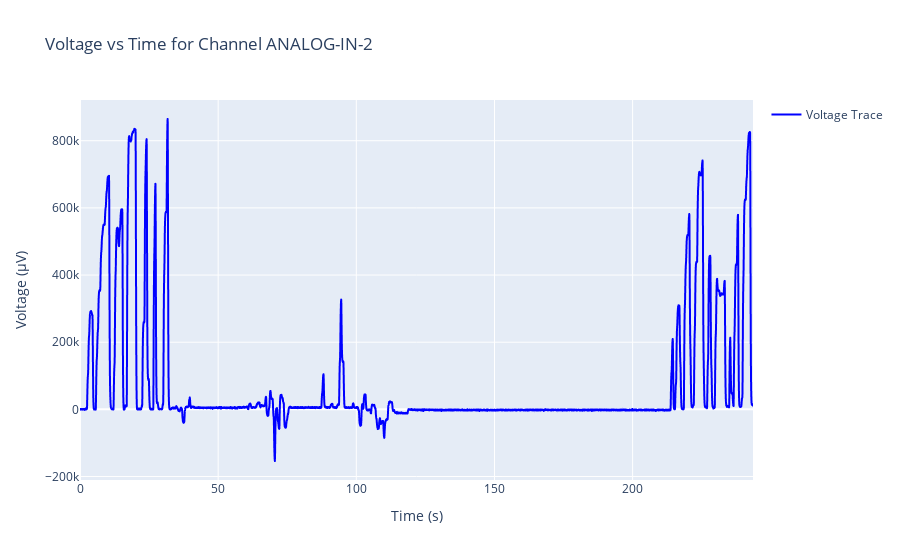

The cell this chart's notebook holds for it:
### Code cell
# plots.static_trace(von_frey_pre,channel_id='ANALOG-IN-2',start_time=0, end_time=1000)
plots.interactive_trace(von_frey_pre,channel_id='ANALOG-IN-2',downsample_factor=1000)

### Figure 1 — Plotly figure (JSON) as saved in the notebook; plotly's stock layout.template omitted (floating-point values rounded to 4 significant figures; data arrays with more than 128 entries replaced by an {"elided": "..."} marker saying what was removed)
{"data": [{"line": {"color": "blue"}, "mode": "lines", "name": "Voltage Trace", "type": "scattergl", "x": {"elided": "7308 float values"}, "y": {"elided": "7308 float values"}}], "layout": {"showlegend": true, "title": {"text": "Voltage vs Time for Channel ANALOG-IN-2"}, "xaxis": {"title": {"text": "Time (s)"}}, "yaxis": {"title": {"text": "Voltage (µV)"}}}}
